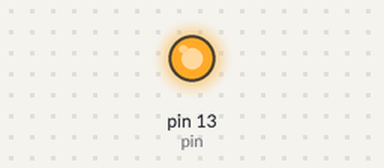
The sketch below on a simulated Arduino Uno, built with avr-gcc and run on an emulated ATmega328P. On the bench: output pins drawn as LEDs (lit = HIGH). What the sketch prints to the serial monitor is not drawn.

Above: at 0.36 s.
At 27.6 s:
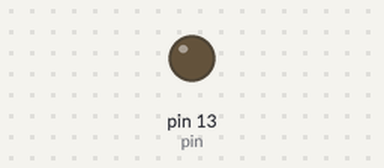
Timing chart, 0 to 30.3 s (numbered marks = the images above):
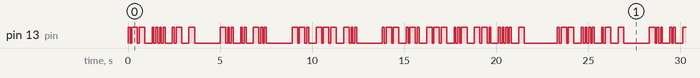

Measured:
- by itself, pin 13 (pin): moves between LOW and HIGH, repeating every 23.3 s
- by itself, everything shown: repeats every 23.3 s, in 94 steps

The sketch:

MorseCodeAdvanced.ino
```cpp
// (licence header left out)
const unsigned int dtDot    = 100;
const unsigned int dtDash   = dtDot * 3;

const unsigned int dtPauseSilence = dtDot;
const unsigned int dtPauseLetter  = dtDot * 3; // dash
const unsigned int dtPauseWord    = dtDot * 7;

const unsigned int dtPausePhrase  = dtDot * 14;

const unsigned int pin = 13;


void setup()
{
  Serial.begin(9600);
  pinMode(pin,OUTPUT);
}

void loop()
{
  // .-- .... .- -  .... .- - .... --. --- -.. / .-- .-. --- ..- --. .... -
  // .-- .... .- -  .... .- - .... --. --- -..  .-- .-. --- ..- --. .... -

  String encoded = getMorseEncoded("what did god wrought");

  Serial.println(encoded);

  for(int i = 0; i < encoded.length(); ++i)
  {
    char command = encoded[i];

    Serial.print(command);

    switch(command)
    {
      case '.':
        digitalWrite(pin,HIGH);
        delay(dtDot);
        digitalWrite(pin,LOW);
        delay(dtPauseSilence);
        break;
      case '-':
        digitalWrite(pin,HIGH);
        delay(dtDash);
        digitalWrite(pin,LOW);
        delay(dtPauseSilence);
        break;
      case ' ':
        digitalWrite(pin,LOW);
        delay(dtPauseLetter);
        break;
      case '/':
        digitalWrite(pin,LOW);
        delay(dtPauseWord);
        break;
      default:
        Serial.println("ERROR!");
    }
  }

  Serial.println("");

  // wait while we go again
  delay(dtPausePhrase);
}
```

MorseData.ino
```cpp
// (licence header left out)
// If you are running low on space, you could also use PROGMEM with char arrays.

String CODE_0 = "-----";
String CODE_1 = ".----";
String CODE_2 = "..---";
String CODE_3 = "...--";
String CODE_4 = "....-";
String CODE_5 = ".....";
String CODE_6 = "-....";
String CODE_7 = "--...";
String CODE_8 = "---..";
String CODE_9 = "-----";
String CODE_A = ".-";
String CODE_B = "-...";
String CODE_C = "-.-.";
String CODE_D = "-..";
String CODE_E = ".";
String CODE_F = "..-.";
String CODE_G = "--.";
String CODE_H = "....";
String CODE_I = "..";
String CODE_J = ".---";
String CODE_K = "-.-";
String CODE_L = ".-..";
String CODE_M = "--";
String CODE_N = "-.";
String CODE_O = "---";
String CODE_P = ".--.";
String CODE_Q = "--.-";
String CODE_R = ".-.";
String CODE_S = "...";
String CODE_T = "-";
String CODE_U = "..-";
String CODE_V = "...-";
String CODE_W = ".--";
String CODE_X = "-..-";
String CODE_Y = "-.--";
String CODE_Z = "--..";

String morseCodeTable[] =
{
  CODE_0, // index = 0, ASCII = 48
  CODE_1, // index = 1, ASCII = 49
  CODE_2, // index = 2, ASCII = 50
  CODE_3, // index = 3, ASCII = 51
  CODE_4, // index = 4, ASCII = 52
  CODE_5, // index = 5, ASCII = 53
  CODE_6, // index = 6, ASCII = 54
  CODE_7, // index = 7, ASCII = 55
  CODE_8, // index = 8, ASCII = 56
  CODE_9, // index = 9, Ascii = 57
  CODE_A, // index = 10, ASCII = 65
  CODE_B, // index = 11, ASCII = 66
  CODE_C, // index = 11, ASCII = 67
  CODE_D, // index = 11, ASCII = 68
  CODE_E, // index = 11, ASCII = 69
  CODE_F, // index = 11, ASCII = 70
  CODE_G, // index = 11, ASCII = 71
  CODE_H, // index = 11, ASCII = 72
  CODE_I, // index = 11, ASCII = 73
  CODE_J, // index = 11, ASCII = 74
  CODE_K, // index = 11, ASCII = 75
  CODE_L, // index = 11, ASCII = 76
  CODE_M, // index = 11, ASCII = 77
  CODE_N, // index = 11, ASCII = 78
  CODE_O, // index = 11, ASCII = 79
  CODE_P, // index = 11, ASCII = 80
  CODE_Q, // index = 11, ASCII = 81
  CODE_R, // index = 11, ASCII = 82
  CODE_S, // index = 11, ASCII = 83
  CODE_T, // index = 11, ASCII = 84
  CODE_U, // index = 11, ASCII = 85
  CODE_V, // index = 11, ASCII = 86
  CODE_W, // index = 11, ASCII = 87
  CODE_X, // index = 11, ASCII = 88
  CODE_Y, // index = 11, ASCII = 89
  CODE_Z  // index = 11, ASCII = 90
};

String getMorseEncoded(String text)
{
  String morseEncoded;

  // Our our Morse Code table only supports upper
  // case letters.  Thus, we convert our string to
  // upper case.
  text.toUpperCase();

  for(int i = 0; i < text.length(); ++i)
  {
    char currentCharacter = text[i]; // should be upper case.

    // is it a number character?
    if(currentCharacter >= '0' && currentCharacter <= '9')
    {
      int index = currentCharacter - '0';
      morseEncoded += morseCodeTable[index];
    }
    // is it an upper case letter character?
    else if(currentCharacter >= 'A' && currentCharacter <= 'Z')
    {
      int index = currentCharacter - 'A' + 10;
      morseEncoded += morseCodeTable[index];
    }
    // otherwise, we don't have it in our table
    // and will convert it to a space.
    else
    {
      morseEncoded += '/'; // add a full space
    }

    morseEncoded += ' ';  // add a character pause
  }

  return morseEncoded;
}
```
